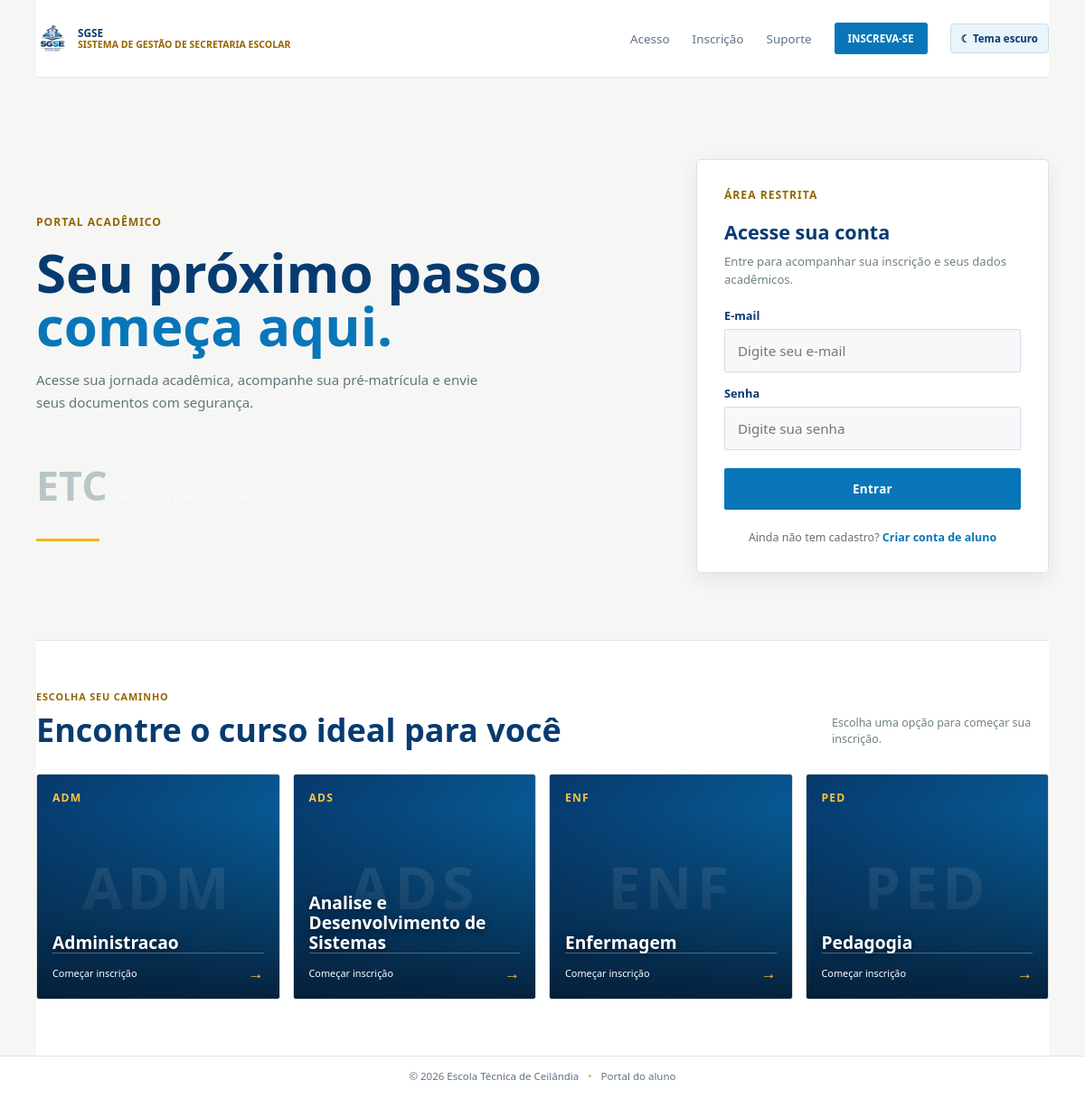
The page /view/login.php on the database its author committed.
### tables this page shows
CREATE TABLE cursos (
    id_curso INT AUTO_INCREMENT PRIMARY KEY,
    nome VARCHAR(100) NOT NULL,
    sigla VARCHAR(10) NOT NULL UNIQUE,
    imagem VARCHAR(255) NULL,
    status ENUM('Ativo', 'Inativo') DEFAULT 'Ativo',
    criado_em TIMESTAMP DEFAULT CURRENT_TIMESTAMP
);

### model/dao/Conexao.php (called while the page is built, shortened)
<?php
if (!class_exists('Conexao')) {
    class Conexao {
        private static $instance = null;
        public static function getConexao() {
            if (!isset(self::$instance)) {
                $host     = "localhost";
                $dbname   = "secretaria_db";
                $usuario  = "root";
                $senha    = "";
                try {
                    self::$instance = new PDO(
                        "mysql:host={$host};dbname={$dbname};charset=utf8mb4",
                        $usuario,
                        $senha
                    );
                    self::$instance->setAttribute(PDO::ATTR_ERRMODE, PDO::ERRMODE_EXCEPTION);
                    self::$instance->setAttribute(PDO::ATTR_DEFAULT_FETCH_MODE, PDO::FETCH_ASSOC);
                } catch (PDOException $e) {
                    die("Erro na conexão com o banco de dados: " . $e->getMessage());
                }
            }
            return self::$instance;
        }
    }
}

### model/dao/UsuarioDAO.php (called while the page is built, shortened)
<?php
require_once __DIR__ . '/Conexao.php';
class UsuarioDAO {
    public function listarCursosAtivos(): array {
        try {
            $stmt = Conexao::getConexao()->query(
                "SELECT id_curso, nome, sigla, imagem
                 FROM cursos
                 WHERE status = 'Ativo'
                 ORDER BY nome"
            );
            return $stmt->fetchAll(PDO::FETCH_ASSOC);
        } catch (PDOException $e) {
            error_log('Erro ao buscar cursos ativos: ' . $e->getMessage());
            throw new RuntimeException('Não foi possível carregar os cursos.', 0, $e);
        }
    }
}
?>

### view/login.php (the view, shortened to what this page needs)
<?php
require_once __DIR__.'/../model/dao/Conexao.php';
require_once __DIR__.'/../model/dao/UsuarioDAO.php';
$cursos = (new UsuarioDAO())->listarCursosAtivos();
?>
<!DOCTYPE html>
<html lang="pt-br">
<head>
    <link rel="stylesheet" href="../assets/css/estilo_login.css?v=<?php echo filemtime(__DIR__.'/../assets/css/estilo_login.css'); ?>">
</head>
<body class="login-page">
    <header class="site-header">
        <a class="brand" href="login.php">
            <img src="../assets/img/sua_logo.png" alt="Logo da Escola Técnica de Ceilândia">
            <span>SGSE<br><small>SISTEMA DE GESTÃO DE SECRETARIA ESCOLAR</small></span>
        </a>
        <nav class="site-nav" aria-label="Navegação principal">
            <a href="login.php">Acesso</a>
            <a href="cadastrar_usuario.php">Inscrição</a>
            <a href="#suporte">Suporte</a>
            <a class="nav-cta" href="cadastrar_usuario.php">INSCREVA-SE</a>
            <button type="button" class="theme-toggle" data-alternar-tema aria-label="Alternar tema"></button>
        </nav>
    </header>
    <main class="login-layout">
        <section class="login-visual">
            <p class="eyebrow">PORTAL ACADÊMICO</p>
            <h1>Seu próximo passo<br><strong>começa aqui.</strong></h1>
            <p class="visual-copy">Acesse sua jornada acadêmica, acompanhe sua pré-matrícula e envie seus documentos com segurança.</p>
            <div class="visual-mark">
                <span>ETC</span>
                <small>Educação que abre caminhos</small>
            </div>
        </section>
        <div class="login-container login-card" id="suporte">
            <div class="card-kicker">ÁREA RESTRITA</div>
            <h2>Acesse sua conta</h2>
            <p class="card-intro">Entre para acompanhar sua inscrição e seus dados acadêmicos.</p>
        <form action="../controller/UsuarioController.php?acao=autenticar" method="POST">
            <div class="input-group">
                <label for="email">E-mail</label>
                <input type="email" id="email" name="email" required placeholder="Digite seu e-mail">
            </div>
            <div class="input-group">
                <label for="senha">Senha</label>
                <input type="password" id="senha" name="senha" required placeholder="Digite sua senha">
            </div>
            <div class="button-group">
                <button type="submit" class="btn btn-primary">Entrar</button>
            </div>
        </form>
            <p class="register-link">Ainda não tem cadastro? <a href="cadastrar_usuario.php">Criar conta de aluno</a></p>
        </div>
    </main>
    <section class="course-section" aria-labelledby="course-title">
        <div class="course-heading">
            <div>
                <p class="eyebrow">ESCOLHA SEU CAMINHO</p>
                <h2 id="course-title">Encontre o curso ideal para você</h2>
            </div>
            <p>Escolha uma opção para começar sua inscrição.</p>
        </div>
        <div class="course-grid">
            <?php foreach ($cursos as $curso) { ?>
                <a class="course-tile" href="cadastrar_usuario.php">
                    <?php if (!empty($curso['imagem'])) { ?>
                        <img class="course-photo"
                             src="../<?php echo htmlspecialchars($curso['imagem'], ENT_QUOTES, 'UTF-8'); ?>"
                             alt="Foto do curso <?php echo htmlspecialchars($curso['nome'], ENT_QUOTES, 'UTF-8'); ?>">
                    <?php } else { ?>
                        <span class="course-photo-placeholder" aria-hidden="true"><?php echo htmlspecialchars($curso['sigla']); ?></span>
                    <?php } ?>
                    <span class="course-code"><?php echo htmlspecialchars($curso['sigla']); ?></span>
                    <strong><?php echo htmlspecialchars($curso['nome']); ?></strong>
                    <span class="course-action">Começar inscrição <span aria-hidden="true">→</span></span>
                </a>
            <?php } ?>
        </div>
    </section>
    <footer class="login-footer">© <?php echo date('Y'); ?> Escola Técnica de Ceilândia <span>•</span> Portal do aluno</footer>
</body>
</html>

### rows shown on the page
cursos: sigla "ADM", nome "Administracao"
cursos: sigla "ADS", nome "Analise e Desenvolvimento de Sistemas"
cursos: sigla "ENF", nome "Enfermagem"
cursos: sigla "PED", nome "Pedagogia"
